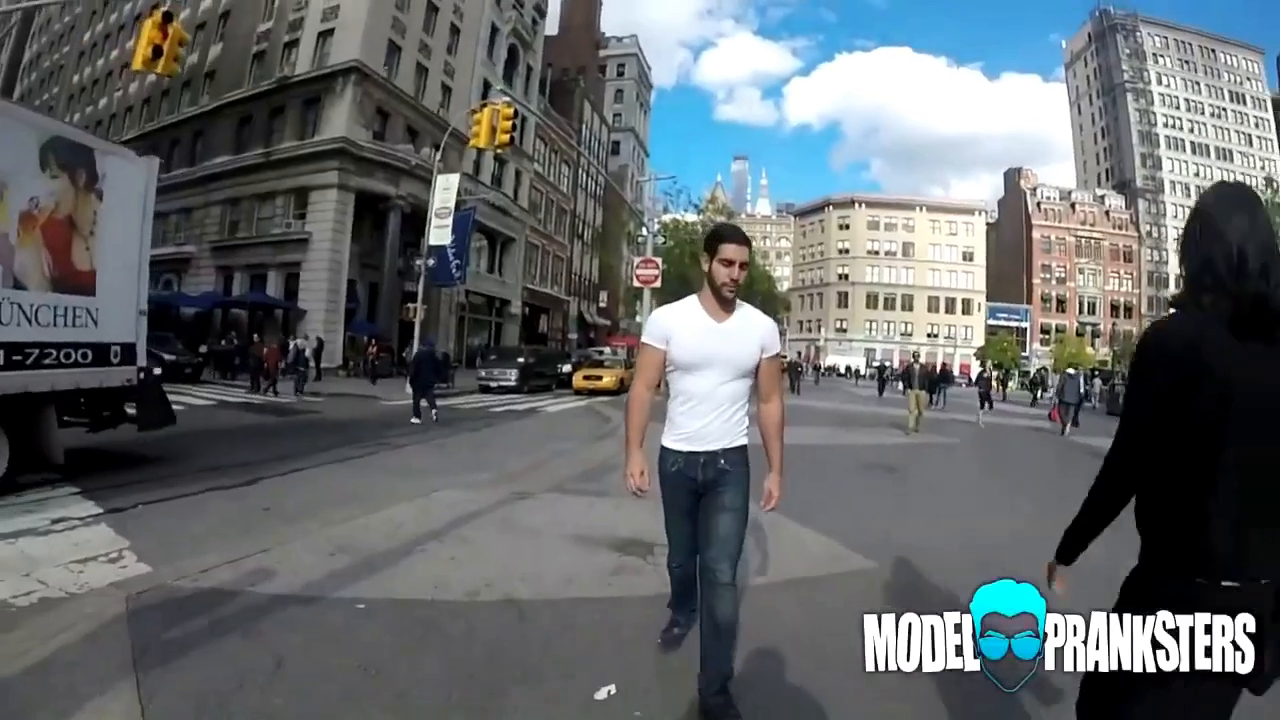
#> input picture frame 13 of P6/mp4/v5.mp4, 1280 x 720 px
$ python cara_cuerpo_videos.py
#> lines starting #> are read from the running program, lines starting #| are printed output that depends on the picture; after the words box and inside, x2 and y2 are one past the last pixel; in counts of white or black regions, pixels touching at a corner belong together
import cv2

# Cargamos clasificadores para cara y cuerpo
modeloCara = cv2.CascadeClassifier('xml/haarcascade_frontalface_default.xml')
modeloCuerpo  = cv2.CascadeClassifier('xml/haarcascade_fullbody.xml')

# abrimos el flujo de vídeo desde la cámara o desde un vídeo
#camara = cv2.VideoCapture(-1)
camara = cv2.VideoCapture('mp4/v5.mp4')

while camara.isOpened():
    _, img = camara.read()
#> img is the input picture: shape (720, 1280, 3); mean B, G, R 107.1, 104.5, 99.7
    color = cv2.cvtColor(img, cv2.COLOR_BGR2BGRA)

    faces = modeloCara.detectMultiScale(color, 1.3, 4)
#> faces = [[709, 244, 55, 55]]
    for (x, y , w ,h) in faces:
        # Dibujamos rectángulo en las caras detectadas
        cv2.rectangle(img, (x,y), (x + w, y + h), (255, 0 , 0), 3)
#> this loop made 1 pass
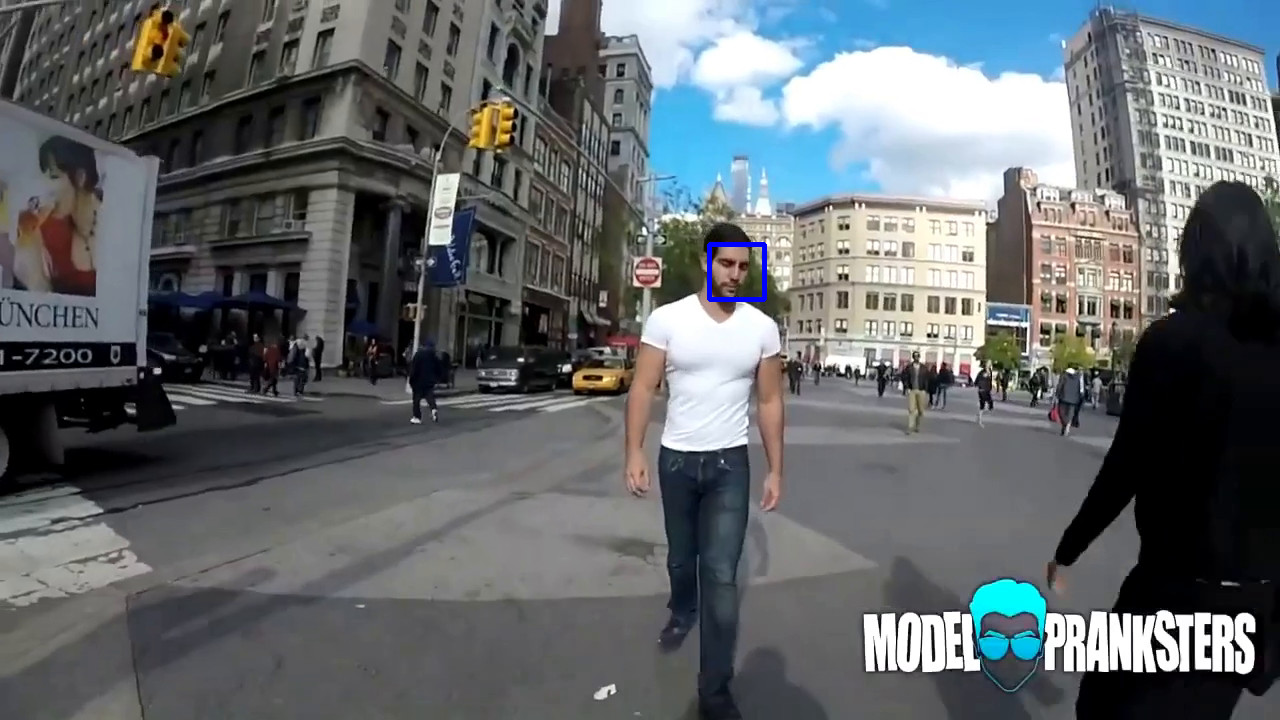
#> img: shape (720, 1280, 3); 0.12% of pixels changed, all inside (x1, y1, x2, y2) = (707, 242, 767, 302)

    bodies = modeloCuerpo.detectMultiScale(color, 1.1, 10)
#> bodies = [[394, 323, 57, 115]]
    for (x, y , w ,h) in bodies:
        # Dibujamos rectángulo en los cuerpos detectados
        cv2.rectangle(img, (x,y), (x + w, y + h), (0, 255 , 0), 3)
#> this loop made 1 pass
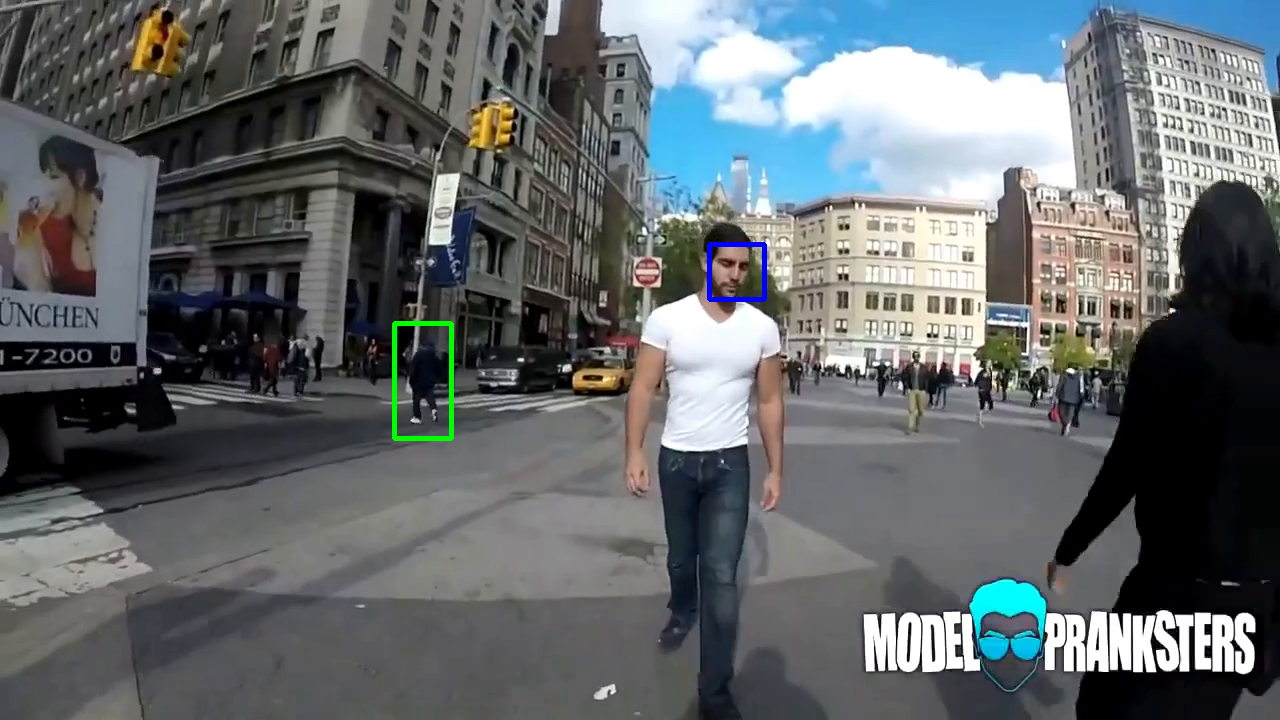
#> img: shape (720, 1280, 3); 0.19% of pixels changed, all inside (x1, y1, x2, y2) = (392, 321, 454, 441)

    cv2.imshow('img', img)
    key = cv2.waitKey(1)
#> (key Esc is pressed here)
    if key == 27:
        break

camara.release()
cv2.destroyAllWindows()

$ run again, starting later in the video
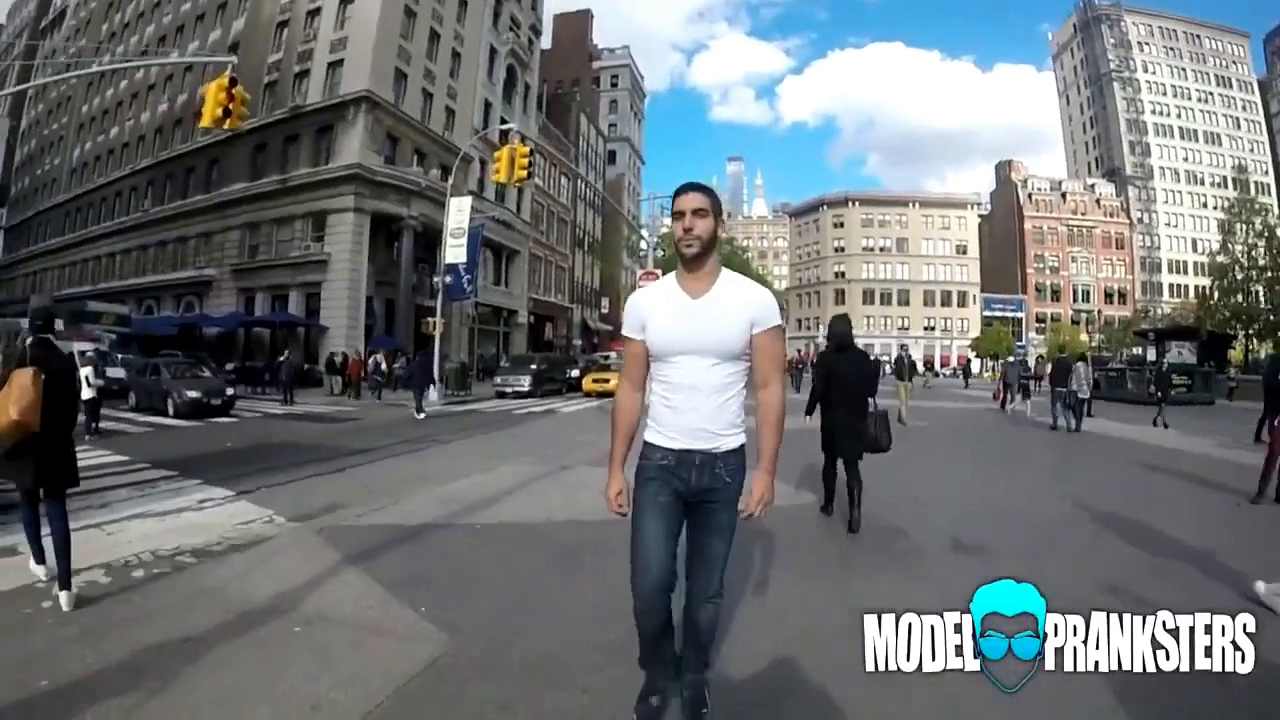
#> input picture frame 59 of P6/mp4/v5.mp4, 1280 x 720 px
#> img is the input picture: shape (720, 1280, 3); mean B, G, R 115.2, 113.3, 109
#> faces = [[660, 192, 60, 60]]
#> the loop `for (x, y , w ,h) in faces:` made 1 pass
#> after the loop `for (x, y , w ,h) in faces:`:
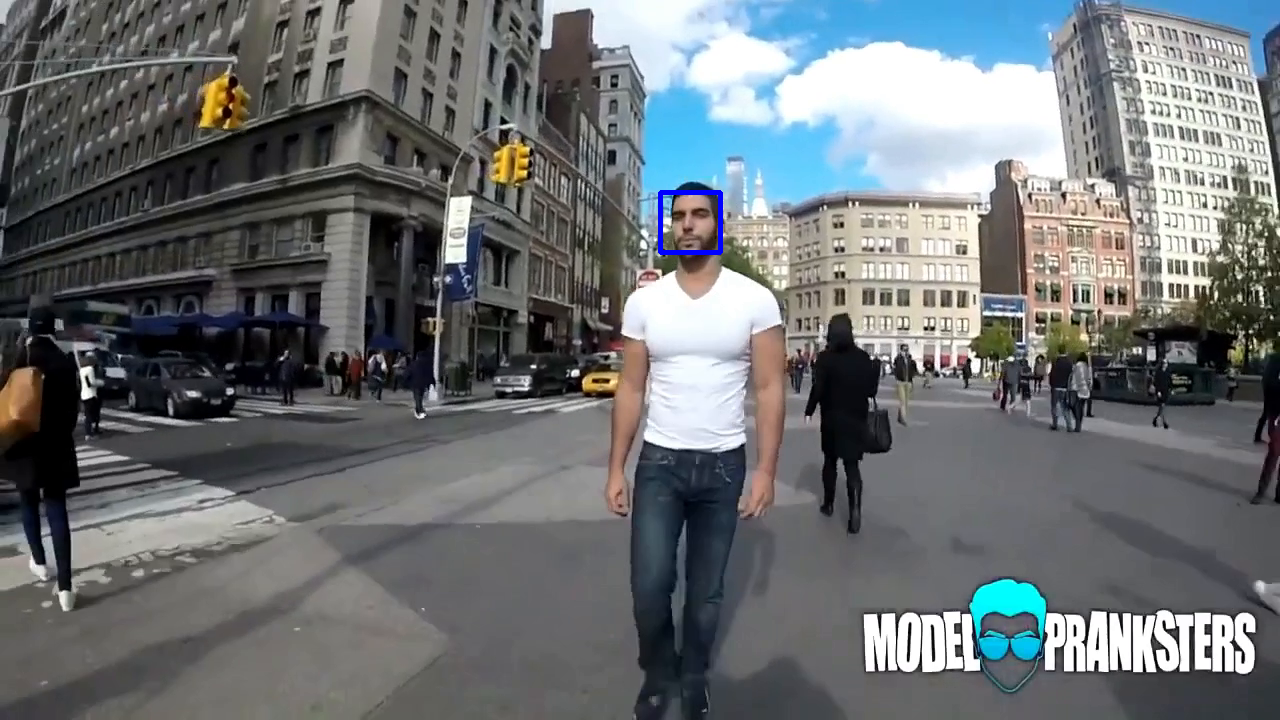
#> img: shape (720, 1280, 3); 0.13% of pixels changed, all inside (x1, y1, x2, y2) = (658, 190, 723, 255)
#> bodies = [[773, 280, 130, 259]]
#> the loop `for (x, y , w ,h) in bodies:` made 1 pass
#> after the loop `for (x, y , w ,h) in bodies:`:
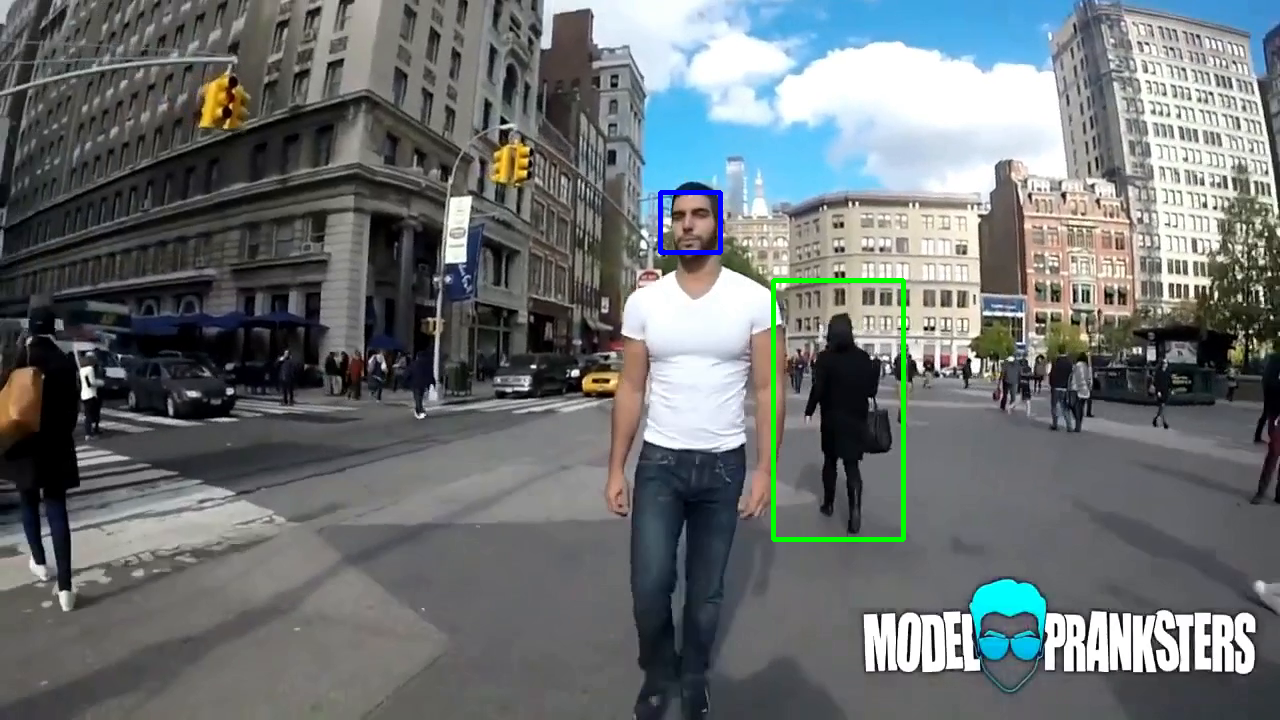
#> img: shape (720, 1280, 3); 0.42% of pixels changed, all inside (x1, y1, x2, y2) = (771, 278, 906, 542)

$ run again, starting later in the video
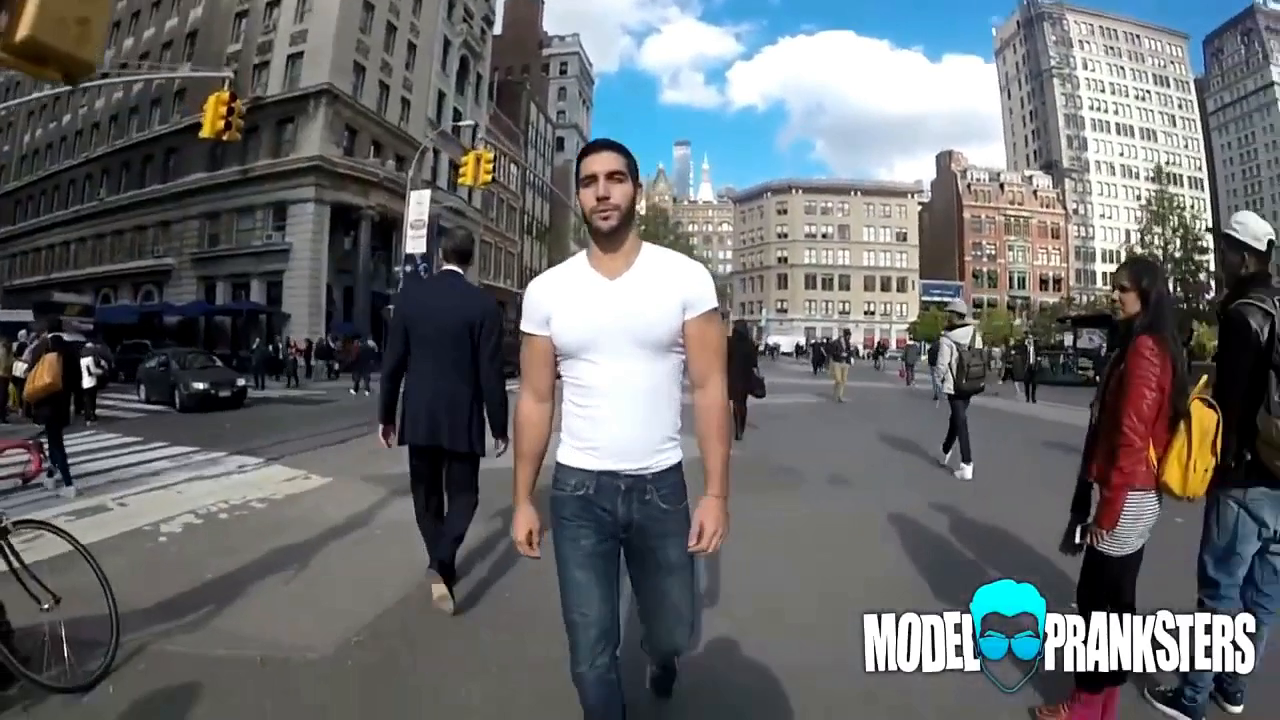
#> input picture frame 106 of P6/mp4/v5.mp4, 1280 x 720 px
#> img is the input picture: shape (720, 1280, 3); mean B, G, R 107.4, 105.7, 103.5
#> faces = [[567, 152, 72, 72]]
#> the loop `for (x, y , w ,h) in faces:` made 1 pass
#> after the loop `for (x, y , w ,h) in faces:`:
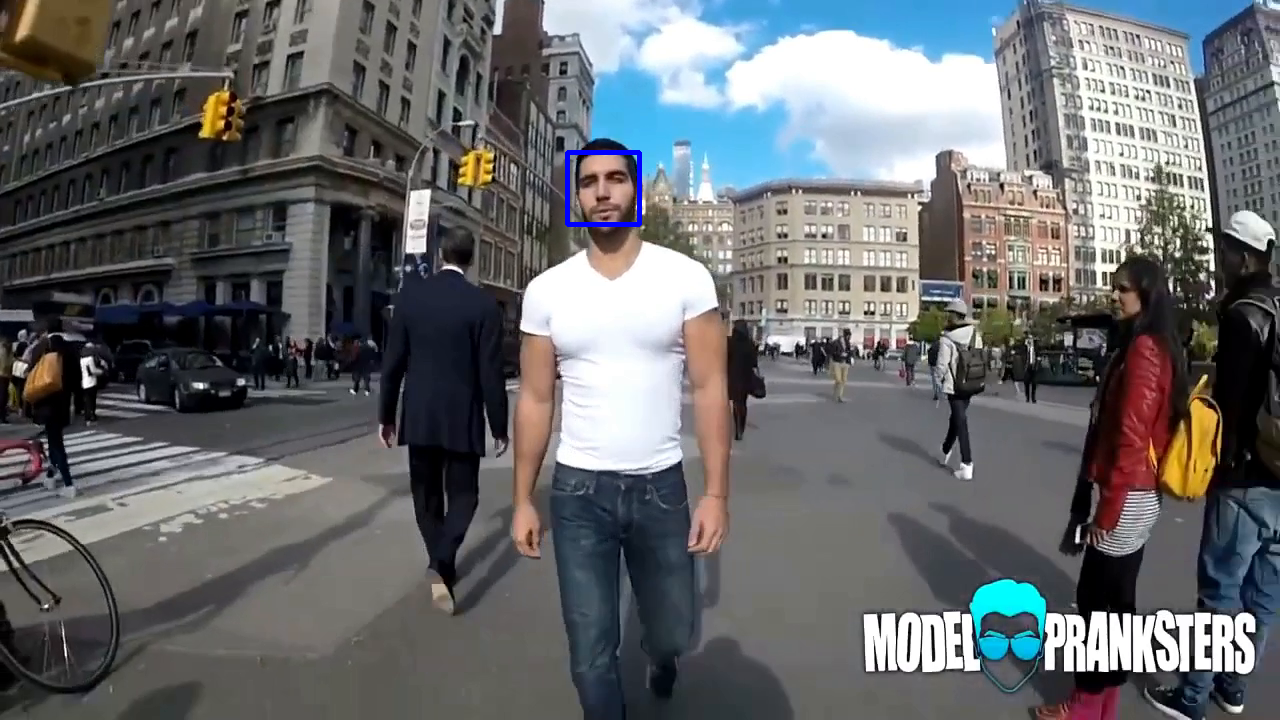
#> img: shape (720, 1280, 3); 0.15% of pixels changed, all inside (x1, y1, x2, y2) = (565, 150, 642, 227)
#> bodies = [[327, 186, 220, 440]]
#> the loop `for (x, y , w ,h) in bodies:` made 1 pass
#> after the loop `for (x, y , w ,h) in bodies:`:
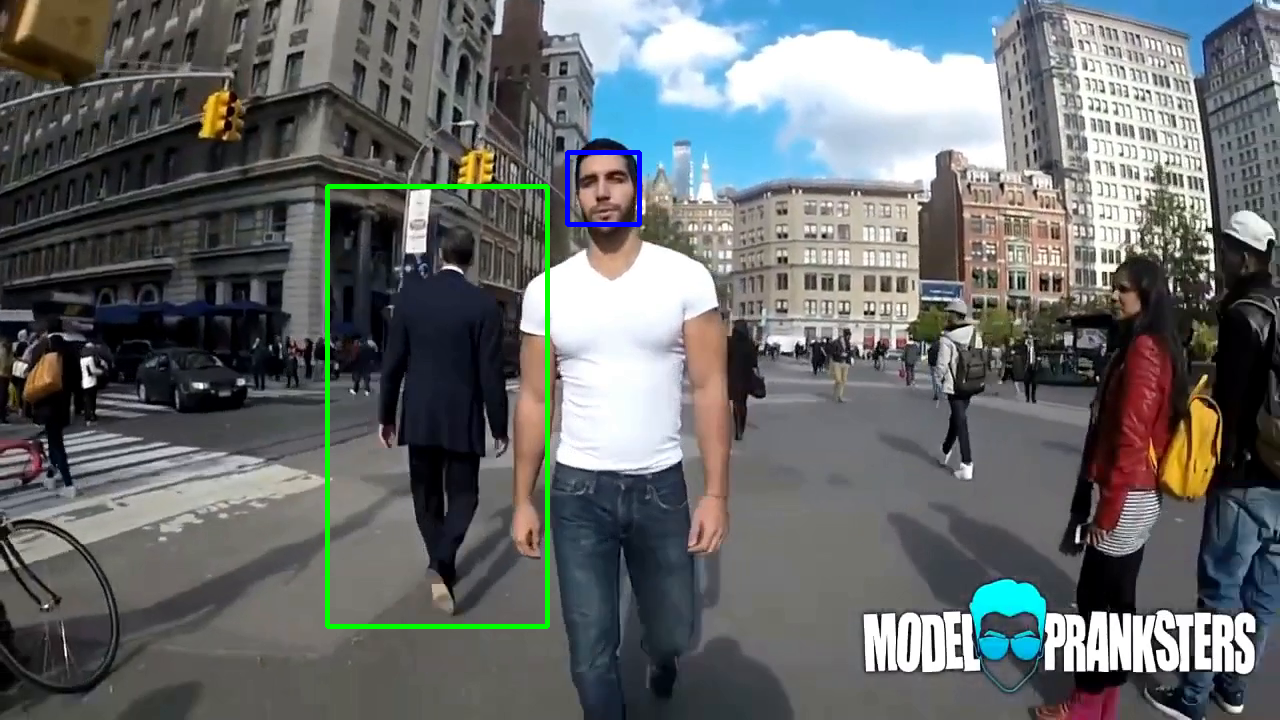
#> img: shape (720, 1280, 3); 0.71% of pixels changed, all inside (x1, y1, x2, y2) = (325, 184, 550, 629)
